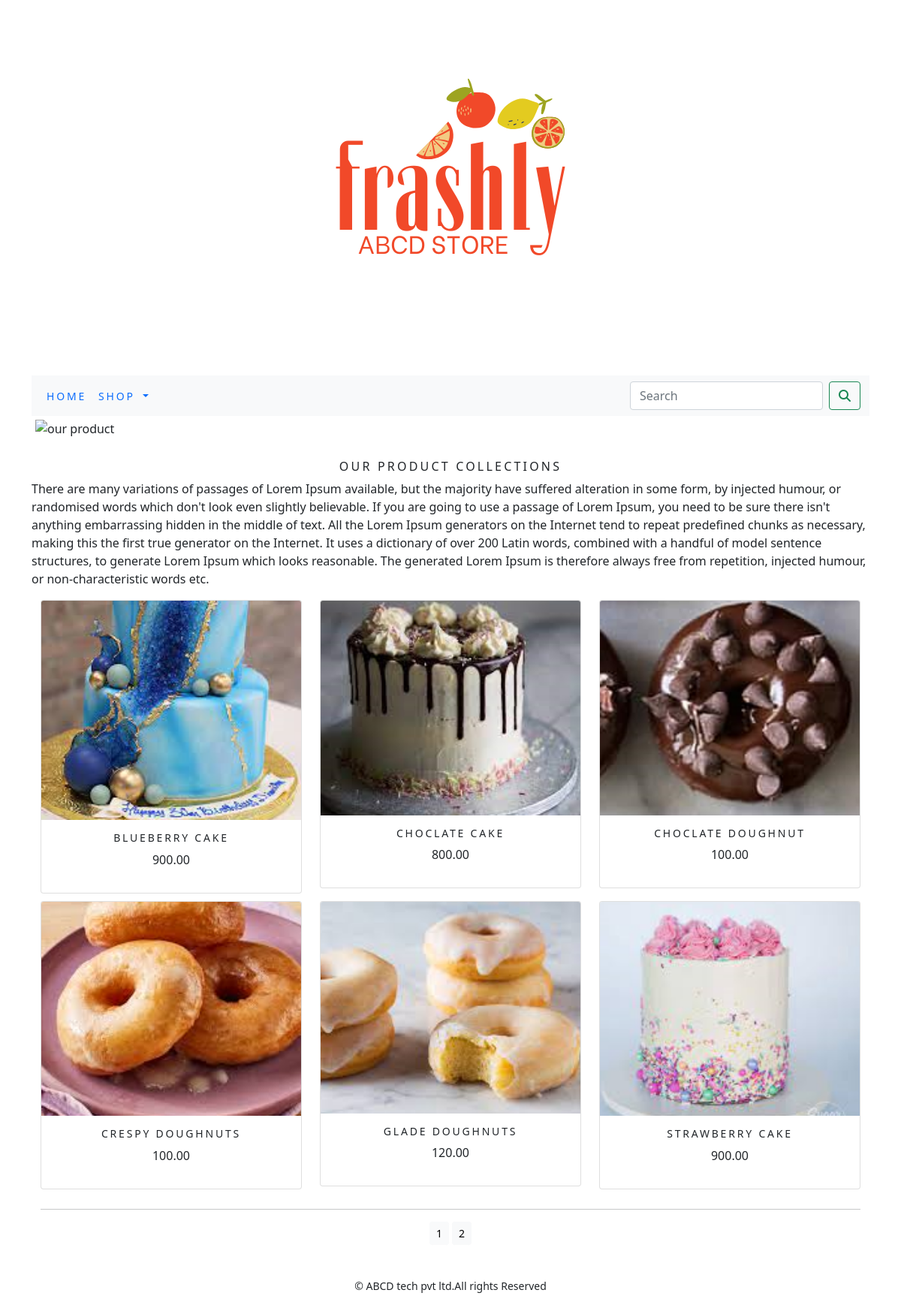
Screenshot of /ecomapp/ with the database file from the repository.
### ecomapp/models.py (models this page shows, shortened)
class Product(models.Model):
    name=models.CharField(max_length=250,unique=True)
    slug=models.SlugField(max_length=250,unique=True)
    description=models.TextField(blank=True)
    price=models.DecimalField(max_digits=10,decimal_places=2)
    category=models.ForeignKey(Category,on_delete=models.CASCADE)
    image=models.ImageField(upload_to='product',blank=True)
    stock=models.IntegerField()
    available=models.BooleanField(default=True)
    created=models.DateTimeField(auto_now_add=True)
    updated=models.DateTimeField(auto_now=True)
    class Meta:
        ordering=('name',)
        verbose_name='product'
        verbose_name_plural='products'
    def get_url(self):
            return reverse('ecomapp:prodCatdetails', args=[self.category.slug,self.slug])

### ecomapp/views.py (the view)
# urls.py: path('',views.allProCat,name='allProCat'),
def allProCat(request,c_slug=None):
    c_page=None
    products_list=None
    if c_slug!=None:
        c_page=get_object_or_404(Category,slug=c_slug)
        products_list=Product.objects.all().filter(category=c_page,available=True)
    else:
        products_list=Product.objects.all().filter(available=True)
    paginator=Paginator(products_list,6)
    try:
        page=int(request.GET.get('page','1'))
    except:
        page=1
    try:
        products=paginator.page(page)
    except (EmptyPage,InvalidPage):
        products=paginator.page(paginator.num_pages)
    return render(request,"category.html",{'category':c_page,'products':products})

### cart/context_processors.py (called while the page is built)
def counter(request):
    item_count=0
    if 'admin' in request.path:
        return {}
    else:
        try:
           cart=Cart.objects.filter(cart_id=_cart_id(request))
           cart_item=CartItem.objects.all().filter(cart=cart[:1])
           for cart_item in cart_item:
             item_count += cart_item.quantity
        except Cart.DoesNotExist:
            item_count=0
    return dict(item_count=item_count)

### cart/views.py (called while the page is built)
def _cart_id(request):
    cart=request.session.session_key
    if not cart:
        cart=request.session.create()
    return cart

### ecomapp/context_processors.py (called while the page is built)
def menu_links(request):
    links=Category.objects.all()
    return dict(links=links)

### ecomapp/models.py (called while the page is built)
    def get_url(self):
       return reverse('ecomapp:product_by_category',args=[self.slug])

### templates/category.html (shortened to what this page needs)
{% extends 'base.html' %}
{% load static %}
{% block content %}
<div class="mx_auto">
    {% if category %}
    <img class="my_image my_image_padding"   width="1500px;" height="400px;" src="{{category.image.url}}" alt="{{category.name}}">
</div>
<br>
<div>
    <h1 class="text-center my_title">{{category.name}}</h1>
    <p class="text-justify">{{category.description}}</p>
</div>
{% else %}
<div>
<img class="my_image my_image_padding" src="{% static 'img/banner2.png' %}" alt="our product" width="1500px;" height="400px;">
</div>
<br>
<div>
    <h1 class="text-center my_title">our product collections</h1>
    <p class="text-justify">There are many variations of passages of Lorem Ipsum available, but the majority have suffered alteration in some form, by injected humour, or randomised words which don't look even slightly believable. If you are going to use a passage of Lorem Ipsum, you need to be sure there isn't anything embarrassing hidden in the middle of text. All the Lorem Ipsum generators on the Internet tend to repeat predefined chunks as necessary, making this the first true generator on the Internet. It uses a dictionary of over 200 Latin words, combined with a handful of model sentence structures, to generate Lorem Ipsum which looks reasonable. The generated Lorem Ipsum is therefore always free from repetition, injected humour, or non-characteristic words etc.
</p>
</div>
{% endif %}
<div class="container">
    <div class="row mx_auto">
        {% for product in products.object_list %}
        <div class="my_bottom_margin col-9 col-sm-12 col-mid-4 col-lg-4">
            <div class="card text-center" style="min-width:18rem;">
                <a href="{{product.get_url}}"><img class="card-img-top my_image"   src="{{product.image.url}}" alt="{{product.name}}"></a>
            <div class="card-body">
               <h4>{{product.name}}</h4>
                <p>{{product.price}}</p>
            </div>
            </div>
        </div>
        {% endfor %}
        </div>
        <div class="mx_auto">
          {% if products.paginator.num_pages > 1 %}
            <hr>
        <div class="text-center">
           {% for pg in products.paginator.page_range %}
            <a href="?page={{pg}}" class="btn btn-light btn-sm {% if products.number == pg %} active {% endif %}">{{pg}}</a>
            {% endfor %}
       </div>
    {% endif %}
</div>
<br>
    </div>
{% endblock %}

### templates/base.html (shortened to what this page needs)
{% load static %}
<!DOCTYPE html>
<html lang="en">
<head>
    <link rel="stylesheet" href="{% static 'css/custom.css' %}">
    <link href="{% static 'css/bootstrap.min.css' %}" rel="stylesheet">
</head>
<body>
<div class="container">
   {% include 'header.html' %}
{% include 'navbar.html' %}
{% block content %}
{% endblock %}
</div>
{% include 'footer.html' %}
</body>
</html>

### templates/header.html
{% load static %}
<header>
    <center>
      <a href="{% url 'ecomapp:allProCat' %}"></a> <img src="{% static 'img/logo.png' %}" alt="logimage">
    </center>
</header>

### templates/navbar.html (shortened to what this page needs)
<nav class="navbar navbar-expand-lg bg-light">
  <div class="container-fluid">
    <div class="collapse navbar-collapse" id="navbarSupportedContent">
      <ul class="navbar-nav me-auto mb-2 mb-lg-0">
        <li class="nav-item">
          <a class="nav-link active" aria-current="page" href="#">Home</a>
        </li>
        <li class="nav-item dropdown {% if 'ecomapp' in request.path %} active {% endif %}">
          <a class="nav-link dropdown-toggle" href="#" role="button" data-bs-toggle="dropdown" aria-expanded="false">
            shop
          </a>
        </li>
      </ul>
      <form class="d-flex" action="{% url 'search_app:SearchResult' %}", method="get">
        <input class="form-control me-2" type="search" placeholder="Search" name="q" aria-label="Search">
        <button class="btn btn-outline-success" type="submit"><i class="fa fa-search"></i></button>
      </form>
    </div>
  </div>
</nav>

### templates/footer.html
<div class="footer navbar-fixed-bottom my_footer">
    <p class="text-center">&copy; ABCD tech pvt ltd.All rights Reserved</p>
</div>

### static/css/custom.css (style rules this page uses)
.nav-item { letter-spacing : .2em; font-size :14px; text-transform :uppercase; }
.my_footer { background_color:#f8f9fa; height:60px; }
.my_footer p { padding-top:20px; font-size:14px; }
.my_image { width:100%; height:auto; }
.my_title { font-size:16px; text-transform:uppercase; letter-spacing:.2em; }
.my_image_padding { padding:5px; }
.my_bottom_margin { margin-bottom:10px; }
.card-body h4 { font-size:14px; text-transform:uppercase; letter-spacing:.2em; }

### rows the page displays
Product: image (picture), name "BLUEBERRY CAKE", price "900.00"
Product: image (picture), name "CHOCLATE CAKE", price "800.00"
Product: image (picture), name "CHOCLATE DOUGHNUT", price "100.00"
Product: image (picture), name "CRESPY DOUGHNUTS", price "100.00"
Product: image (picture), name "GLADE DOUGHNUTS", price "120.00"
Product: image (picture), name "STRAWBERRY CAKE", price "900.00"

### other values shown
{{ pg }} "1" "2"
